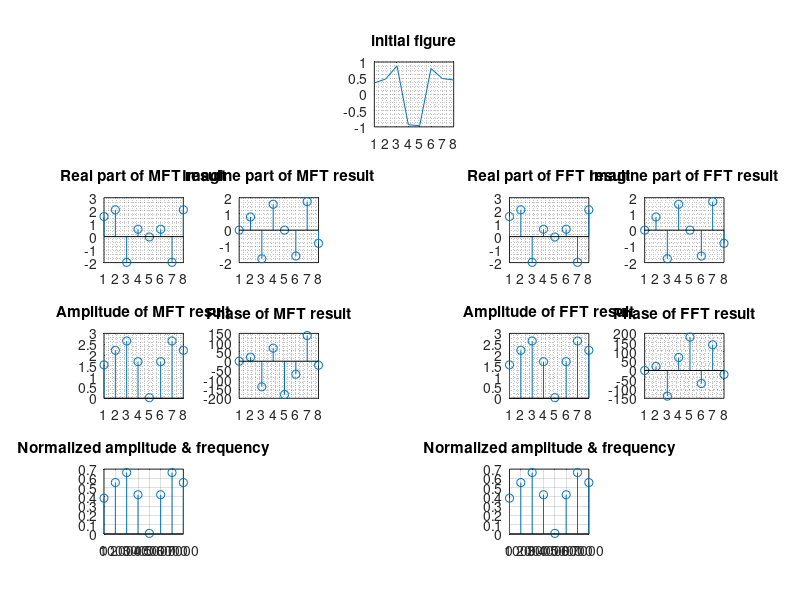

Source code (MATLAB):
clear;

fs = 8000;
ts = 0 : 1/fs : 0.001-1/fs;
N = length(ts);

x = sin(2*pi*1700*ts) + 0.5*sin(2*pi*3150*ts+3*pi/4);

figure('units','normalized','outerposition',[0 0 1 1]);

subplot(4,5,3);
plot(x); grid minor;
title('initial figure');

% Manual FT
X_mft = zeros(N,1);

for m = 1:N
    for n = 1:N
        X_mft(m) = X_mft(m)+...
            x(n)*(cos(2*pi*(n-1)*(m-1)/N)...
            -1i*sin(2*pi*(n-1)*(m-1)/N));
    end
end

subplot(4,5,6);
stem(real(X_mft)); grid minor;
title('Real part of MFT result');

subplot(4,5,7);
stem(imag(X_mft)); grid minor;
title('Imagine part of MFT result');

subplot(4,5,11);
stem(abs(X_mft)); grid minor;
title('Amplitude of MFT result');

subplot(4,5,12);
stem(angle(X_mft)*180/pi); grid minor;
title('Phase of MFT result');

Xm_mft = 2*abs(X_mft)/N;
F = (0:N-1)*fs/N;

subplot(4,5,16);
stem(F, Xm_mft); grid on;
title('Normalized amplitude & frequency');

% Fast FT
X_fft = zeros(N,1);

X_fft = fft(x);

subplot(4,5,9);
stem(real(X_fft)); grid minor;
title('Real part of FFT result');

subplot(4,5,10);
stem(imag(X_fft)); grid minor;
title('Imagine part of FFT result');

subplot(4,5,14);
stem(abs(X_fft)); grid minor;
title('Amplitude of FFT result');

subplot(4,5,15);
stem(angle(X_fft)*180/pi); grid minor;
title('Phase of FFT result');

Xm_fft = 2*abs(X_fft)/N;
F = (0:N-1)*fs/N;

subplot(4,5,19);
stem(F, Xm_fft); grid on;
title('Normalized amplitude & frequency');